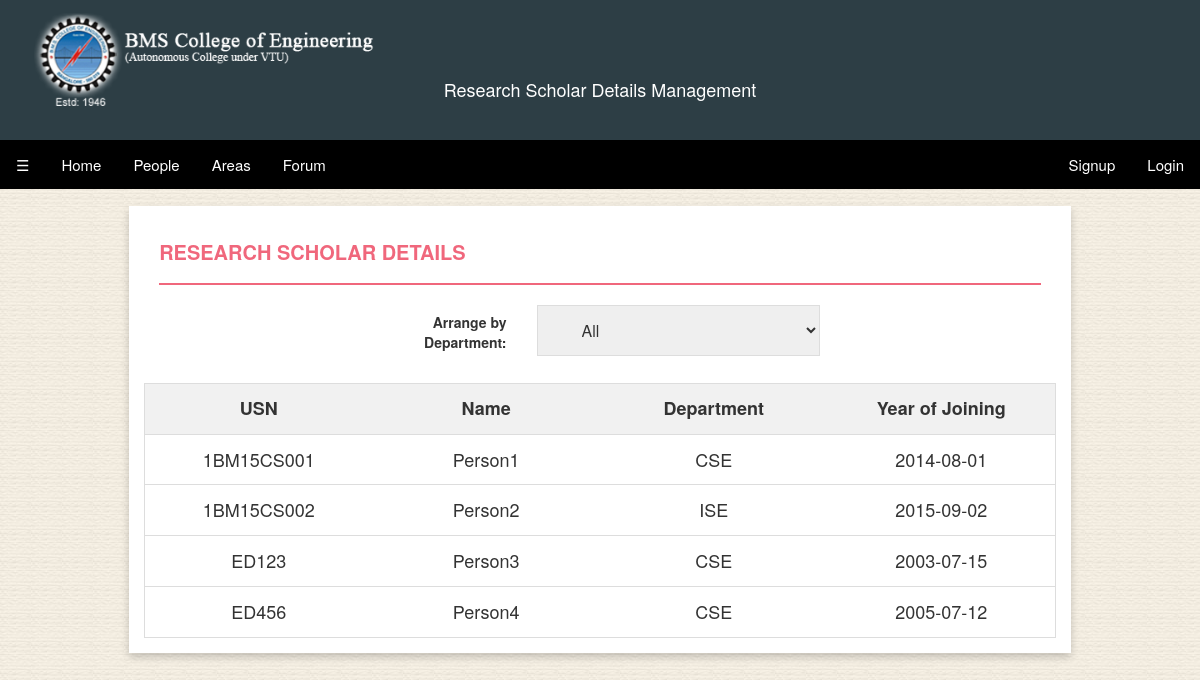
The page /research/people.php on the database its author committed.
### tables this page shows
CREATE TABLE IF NOT EXISTS `scholar` (
  `name` varchar(30) NOT NULL,
  `qual` varchar(10) NOT NULL,
  `dept` varchar(10) NOT NULL,
  `post` varchar(20) NOT NULL,
  `sex` varchar(6) NOT NULL,
  `dob` varchar(10) NOT NULL,
  `eid` varchar(30) NOT NULL,
  `mob` bigint(20) NOT NULL,
  `addr1` varchar(100) NOT NULL,
  `pcode` int(11) NOT NULL,
  `usn` varchar(12) NOT NULL,
  PRIMARY KEY (`usn`)
);

CREATE TABLE IF NOT EXISTS `rch_details` (
  `yearj` date NOT NULL,
  `nopub` int(11) NOT NULL,
  `norep` int(11) NOT NULL,
  `usn` varchar(12) NOT NULL,
  PRIMARY KEY (`usn`)
);

### research/people.php (the view, shortened to what this page needs)
<!DOCTYPE html>
<html>
<head>
	<link rel="stylesheet" href="https://maxcdn.bootstrapcdn.com/bootstrap/3.3.7/css/bootstrap.min.css">
	<link rel="stylesheet" href="animate.css">
	<link rel="stylesheet" href="mycss.css">
</head>
<body>
	<div class="headerf">
			<?php
				include "main.php";
				$stat=$_SESSION["status"];
			?>
		<div class="col-md-12 col-sm-12 col-xs-12" style="background-color:#2D3E45;height:140px;">
			<div class="col-md-4 col-sm-4 col-xs-4">
				<a href="http://bmsce.ac.in/department/computer-science-and-engineering">
					<img src="logo.png" class="img-responsive im animated pulse" alt="BMS COLLEGE OF ENGENEERING"/>
				</a>
			</div>
			<div class="col-md-4 col-sm-4 col-xs-4">
				<h4 align="center" id="hd" style="color:white;padding-top:70px;">Research Scholar Details Management</h4>
			</div>
		</div>
		<ul class="tab col-md-12 col-sm-12 col-xs-12" style="width:100%;">
			<li><a style="cursor:pointer" class="tablinks" onclick="openNav()">&#9776;</a></li>
			<li><a href = "home.php" class="tablinks active">Home</a></li>
			<?php
				if($stat && $_SESSION["type"] != "scholar")
					echo "<li><a href = 'res_people.php' class='tablinks'>People</a></li>";
				else
					echo "<li><a href = 'people.php' class='tablinks'>People</a></li>";
			?>
			<li><a href = "area.php" class="tablinks">Areas</a></li>
			<li><a href = "forum.php" class="tablinks">Forum</a></li>
			<?php
				if($stat)
				{
					echo "<li><a href = 'report.php' class='tablinks'>Report</a></li>";
					echo "<li style='float:right;'><a href = 'logout.php' class='tablinks'>Logout</a></li>";
					if($_SESSION["type"] == "scholar")
						$pg = "sprof.php";
					elseif($_SESSION["type"] == "admin")
						$pg = "aprof.php";
					elseif($_SESSION["type"] == "hod")
						$pg = "hprof.php";
					elseif($_SESSION["type"] == "rh")
						$pg = "rprof.php";
					if($_SESSION["type"] != "admin")
					echo "<li style='float:right;'><a href = '".$pg."' class='tablinks' style='cursor:pointer;'>". ($name) ."</a></li>";
					echo "<li style='float:right;'><a href = '".$pg."' class='tablinks' style='cursor:pointer;'>". ($usn) ."</a></li>";
				}
				else
				{
					echo "<li style='float:right;'><a data-toggle='modal' data-target='#lg' class='tablinks' style='cursor:pointer;'>Login</a></li>";
					echo "<li style='float:right;'><a href = 'form.php' class='tablinks'>Signup</a></li>";
				}
					?>
		</ul>
	</div>
	<div id="main" onclick="closeNav()">
		<div class="col-md-12 col-sm-12 col-xs-12" style="margin-top:16px;margin-bottom:16px;">
			<div class="col-md-offset-1 col-sm-offset-1 col-md-10 col-sm-10 col-xs-12 card">
				<div class="col-md-12">
					<h3 class="page-head-line">Research Scholar Details</h3>
				</div>
				<form class="form-horizontal">
					<div class="form-group">
						<label class="control-label col-md-offset-3 col-md-2 col-sm-2" for="myInput">Arrange by Department:</label>
						<div class="col-md-4 col-sm-4">
							<select id="myInput" class="Input" onchange="tablefunct('myInput')">
								<option value="">All</option>
							</select>
						</div>
					</div>
				</form>
				<div class="table-responsive">
					<table id="myTable">
						<tr class="header">
							<th style="width:25%;">USN</th>
							<th style="width:25%;">Name</th>
							<th style="width:25%;">Department</th>
							<th style="width:25%;">Year of Joining</th>
						</tr>
						<?php
							$query="SELECT scholar.usn, scholar.name, scholar.dept, rch_details.yearj FROM scholar, rch_details WHERE scholar.usn=rch_details.usn";
							$result=mysqli_query($dbhandle,$query);
							while($row=mysqli_fetch_assoc($result))
							{
								echo "<tr>";
								echo "<td>".$row['usn']."</td>";
								echo "<td>".$row['name']."</td>";
								echo "<td>".$row['dept']."</td>";
								echo "<td>".$row['yearj']."</td>";
								echo "</tr>";
							}
						?>
					</table>
				</div>
			</div>
		</div>
	</div>
</body>
</html>

### research/mycss.css (style rules this page uses)
body,html { height:100%; width:100%; background:url(bg.jpg) repeat; }
.headerf { position:fixed; width:100%; z-index:99; }
.im { height:110px; float:left; padding-top:10px; padding-left:4px; }
ul.tab { list-style-type: none; margin: 0; padding: 0; overflow: hidden; background-color: #000000; }
ul.tab li { float: left; }
ul.tab li a { display: inline-block; color: white; background-color: black; text-align: center; padding: 14px 16px; text-decoration: none; transition: 0.3s; font-size: 15px; }
ul.tab li a:focus, .active { color: #000000; background-color: #EEEEEE; }
.Input { background-image: url('/css/searchicon.png'); background-position: 10px 12px; background-repeat: no-repeat; width: 100%; font-size: 16px; padding: 12px 20px 12px 40px; border: 1px solid #ddd; margin-bottom: 12px; }
#myTable { border-collapse: collapse; width: 100%; border: 1px solid #ddd; font-size: 18px; }
#myTable th, #myTable td { text-align: center; padding: 12px; }
#myTable tr { border-bottom: 1px solid #ddd; }
#myTable tr.header, #myTable tr:hover { background-color: #f1f1f1; }
.card { background-color:white; box-shadow: 0 4px 8px 0 rgba(0,0,0,0.2); transition: 0.3s; padding: 15px 15px; }
.page-head-line { font-weight: 900; padding-bottom: 20px; border-bottom: 2px solid #F0677C; text-transform: uppercase; color: #F0677C; font-size: 20px; margin-bottom: 20px; }
#main { transition: margin-left .5s; padding: 20px; opacity: 1; position:relative; top:170px; }

### rows shown on the page
scholar: usn "1BM15CS001", name "Person1", dept "CSE", rch_details.yearj "2014-08-01"
scholar: usn "1BM15CS002", name "Person2", dept "ISE", rch_details.yearj "2015-09-02"
scholar: usn "ED123", name "Person3", dept "CSE", rch_details.yearj "2003-07-15"
scholar: usn "ED456", name "Person4", dept "CSE", rch_details.yearj "2005-07-12"
